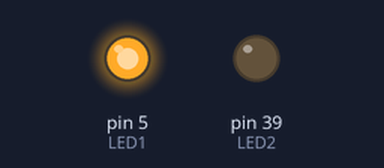
A sketch run on a simulated Arduino Mega 2560, built with avr-gcc and run on an emulated ATmega2560. Parts: output pins drawn as LEDs (lit = HIGH).

Above: at 0.5 s.
At 17.0 s:
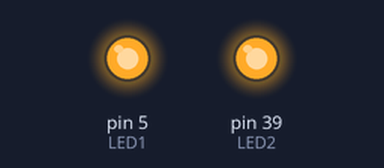
At 35.0 s:
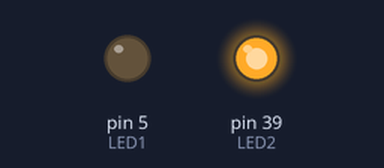
Timing chart, 0 to 36.8 s (numbered marks = the images above):
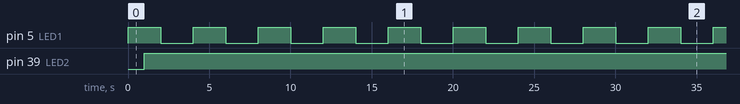

Measured:
- by itself, pin 5 (LED1): alternates HIGH for 2.0 s and LOW for 2.0 s
- by itself, pin 39 (LED2): LOW → HIGH at 1.0 s
- by itself, everything shown: repeats every 32.0 s, in 16 steps

The sketch:

yubox_companion_leds.ino
```cpp
// Yubox Companion
// Prueba LEDs on-board
// Created by: Edgar Landivar
// Usted es libre de copiar y distribuir
// www.yubox.com

#define LED1 5
#define LED2 39

void setup() {
  pinMode(LED1, OUTPUT);
  pinMode(LED2, OUTPUT);
}

// the loop function runs over and over again forever
void loop() {
  digitalWrite(LED1, HIGH);
  delay(1000);
  digitalWrite(LED2, HIGH);
  delay(1000);
  digitalWrite(LED1, LOW);
  delay(1000);
  digitalWrite(LED2, HIGH);
  delay(1000);
}
```
